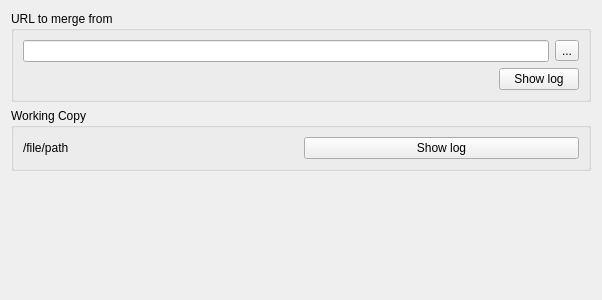
<?xml version="1.0" encoding="UTF-8"?>
<ui version="4.0">
 <class>MergeReintegrateWizardPage</class>
 <widget class="QWizardPage" name="MergeReintegrateWizardPage">
  <property name="geometry">
   <rect>
    <x>0</x>
    <y>0</y>
    <width>601</width>
    <height>300</height>
   </rect>
  </property>
  <property name="windowTitle">
   <string>Merge Reintegrate Wizard Page</string>
  </property>
  <layout class="QVBoxLayout" name="verticalLayout_2">
   <item>
    <widget class="QGroupBox" name="groupBox">
     <property name="title">
      <string>URL to merge from</string>
     </property>
     <layout class="QGridLayout" name="gridLayout">
      <item row="0" column="0" colspan="2">
       <layout class="QHBoxLayout" name="horizontalLayout_2">
        <item>
         <widget class="QLineEdit" name="uiUrlTXT"/>
        </item>
        <item>
         <widget class="QToolButton" name="uiUrlBTN">
          <property name="text">
           <string>...</string>
          </property>
         </widget>
        </item>
       </layout>
      </item>
      <item row="1" column="0">
       <spacer name="horizontalSpacer">
        <property name="orientation">
         <enum>Qt::Horizontal</enum>
        </property>
        <property name="sizeHint" stdset="0">
         <size>
          <width>473</width>
          <height>20</height>
         </size>
        </property>
       </spacer>
      </item>
      <item row="1" column="1">
       <widget class="QPushButton" name="uiUrlLogBTN">
        <property name="text">
         <string>Show log</string>
        </property>
       </widget>
      </item>
     </layout>
    </widget>
   </item>
   <item>
    <widget class="QGroupBox" name="groupBox_3">
     <property name="title">
      <string>Working Copy</string>
     </property>
     <layout class="QHBoxLayout" name="horizontalLayout">
      <item>
       <widget class="QLabel" name="uiFilepathLBL">
        <property name="text">
         <string>/file/path</string>
        </property>
       </widget>
      </item>
      <item>
       <widget class="QPushButton" name="uiWorkingLogBTN">
        <property name="text">
         <string>Show log</string>
        </property>
       </widget>
      </item>
     </layout>
    </widget>
   </item>
   <item>
    <spacer name="verticalSpacer">
     <property name="orientation">
      <enum>Qt::Vertical</enum>
     </property>
     <property name="sizeHint" stdset="0">
      <size>
       <width>580</width>
       <height>93</height>
      </size>
     </property>
    </spacer>
   </item>
  </layout>
 </widget>
 <resources/>
 <connections/>
</ui>
